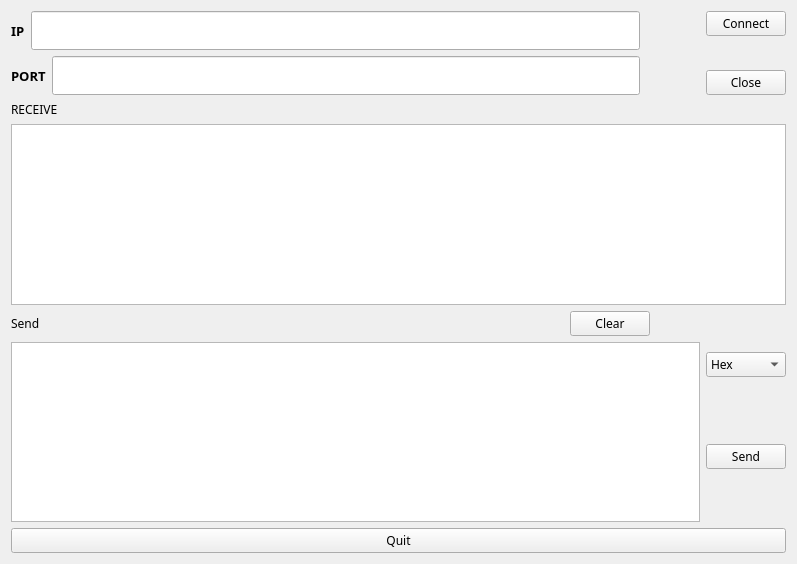
<?xml version="1.0" encoding="UTF-8"?>
<ui version="4.0">
 <class>wifiui</class>
 <widget class="QWidget" name="wifiui">
  <property name="geometry">
   <rect>
    <x>0</x>
    <y>0</y>
    <width>797</width>
    <height>564</height>
   </rect>
  </property>
  <property name="font">
   <font>
    <family>BankGothic Md BT</family>
   </font>
  </property>
  <property name="windowTitle">
   <string>Form</string>
  </property>
  <layout class="QVBoxLayout" name="verticalLayout_6">
   <item>
    <layout class="QHBoxLayout" name="horizontalLayout_3">
     <item>
      <layout class="QVBoxLayout" name="verticalLayout">
       <item>
        <layout class="QHBoxLayout" name="horizontalLayout">
         <item>
          <widget class="QLabel" name="label">
           <property name="font">
            <font>
             <pointsize>10</pointsize>
             <weight>75</weight>
             <bold>true</bold>
            </font>
           </property>
           <property name="text">
            <string>IP</string>
           </property>
          </widget>
         </item>
         <item>
          <widget class="QLineEdit" name="lineEdit_ip">
           <property name="sizePolicy">
            <sizepolicy hsizetype="Expanding" vsizetype="Expanding">
             <horstretch>0</horstretch>
             <verstretch>0</verstretch>
            </sizepolicy>
           </property>
           <property name="font">
            <font>
             <family>Adobe 宋体 Std L</family>
             <pointsize>10</pointsize>
            </font>
           </property>
          </widget>
         </item>
        </layout>
       </item>
       <item>
        <layout class="QHBoxLayout" name="horizontalLayout_2">
         <item>
          <widget class="QLabel" name="label_2">
           <property name="font">
            <font>
             <pointsize>10</pointsize>
             <weight>75</weight>
             <bold>true</bold>
            </font>
           </property>
           <property name="text">
            <string>PORT</string>
           </property>
          </widget>
         </item>
         <item>
          <widget class="QLineEdit" name="lineEdit_port">
           <property name="sizePolicy">
            <sizepolicy hsizetype="Expanding" vsizetype="Expanding">
             <horstretch>0</horstretch>
             <verstretch>0</verstretch>
            </sizepolicy>
           </property>
           <property name="font">
            <font>
             <family>Adobe 宋体 Std L</family>
             <pointsize>10</pointsize>
            </font>
           </property>
          </widget>
         </item>
        </layout>
       </item>
      </layout>
     </item>
     <item>
      <spacer name="horizontalSpacer_2">
       <property name="orientation">
        <enum>Qt::Horizontal</enum>
       </property>
       <property name="sizeType">
        <enum>QSizePolicy::Maximum</enum>
       </property>
       <property name="sizeHint" stdset="0">
        <size>
         <width>60</width>
         <height>20</height>
        </size>
       </property>
      </spacer>
     </item>
     <item>
      <layout class="QVBoxLayout" name="verticalLayout_2">
       <item>
        <widget class="QPushButton" name="pushButton_open">
         <property name="font">
          <font>
           <pointsize>9</pointsize>
          </font>
         </property>
         <property name="text">
          <string>Connect</string>
         </property>
        </widget>
       </item>
       <item>
        <spacer name="verticalSpacer">
         <property name="orientation">
          <enum>Qt::Vertical</enum>
         </property>
         <property name="sizeType">
          <enum>QSizePolicy::Maximum</enum>
         </property>
         <property name="sizeHint" stdset="0">
          <size>
           <width>20</width>
           <height>40</height>
          </size>
         </property>
        </spacer>
       </item>
       <item>
        <widget class="QPushButton" name="pushButton_close">
         <property name="font">
          <font>
           <pointsize>9</pointsize>
          </font>
         </property>
         <property name="text">
          <string>Close</string>
         </property>
        </widget>
       </item>
      </layout>
     </item>
    </layout>
   </item>
   <item>
    <layout class="QVBoxLayout" name="verticalLayout_3">
     <item>
      <widget class="QLabel" name="label_Rev">
       <property name="text">
        <string>RECEIVE</string>
       </property>
      </widget>
     </item>
     <item>
      <widget class="QTextEdit" name="textEdit_Rev">
       <property name="font">
        <font>
         <family>Adobe 宋体 Std L</family>
         <pointsize>10</pointsize>
        </font>
       </property>
       <property name="readOnly">
        <bool>true</bool>
       </property>
      </widget>
     </item>
    </layout>
   </item>
   <item>
    <layout class="QHBoxLayout" name="horizontalLayout_5">
     <item>
      <layout class="QVBoxLayout" name="verticalLayout_5">
       <item>
        <layout class="QHBoxLayout" name="horizontalLayout_4">
         <item>
          <widget class="QLabel" name="label_Send">
           <property name="text">
            <string>Send</string>
           </property>
          </widget>
         </item>
         <item>
          <spacer name="horizontalSpacer">
           <property name="orientation">
            <enum>Qt::Horizontal</enum>
           </property>
           <property name="sizeHint" stdset="0">
            <size>
             <width>40</width>
             <height>20</height>
            </size>
           </property>
          </spacer>
         </item>
         <item>
          <widget class="QPushButton" name="pushButton_3">
           <property name="text">
            <string>Clear</string>
           </property>
          </widget>
         </item>
         <item>
          <spacer name="horizontalSpacer_3">
           <property name="orientation">
            <enum>Qt::Horizontal</enum>
           </property>
           <property name="sizeType">
            <enum>QSizePolicy::Maximum</enum>
           </property>
           <property name="sizeHint" stdset="0">
            <size>
             <width>50</width>
             <height>20</height>
            </size>
           </property>
          </spacer>
         </item>
        </layout>
       </item>
       <item>
        <widget class="QTextEdit" name="textEdit_Send">
         <property name="font">
          <font>
           <family>Adobe 宋体 Std L</family>
           <pointsize>10</pointsize>
          </font>
         </property>
        </widget>
       </item>
      </layout>
     </item>
     <item>
      <layout class="QVBoxLayout" name="verticalLayout_4">
       <item>
        <widget class="QComboBox" name="comboBox">
         <item>
          <property name="text">
           <string>Hex</string>
          </property>
         </item>
         <item>
          <property name="text">
           <string>Utf8</string>
          </property>
         </item>
        </widget>
       </item>
       <item>
        <spacer name="verticalSpacer_2">
         <property name="orientation">
          <enum>Qt::Vertical</enum>
         </property>
         <property name="sizeType">
          <enum>QSizePolicy::Maximum</enum>
         </property>
         <property name="sizeHint" stdset="0">
          <size>
           <width>20</width>
           <height>20</height>
          </size>
         </property>
        </spacer>
       </item>
       <item>
        <widget class="QPushButton" name="pushButton">
         <property name="text">
          <string>Send</string>
         </property>
        </widget>
       </item>
       <item>
        <spacer name="verticalSpacer_3">
         <property name="orientation">
          <enum>Qt::Vertical</enum>
         </property>
         <property name="sizeType">
          <enum>QSizePolicy::Maximum</enum>
         </property>
         <property name="sizeHint" stdset="0">
          <size>
           <width>20</width>
           <height>10</height>
          </size>
         </property>
        </spacer>
       </item>
      </layout>
     </item>
    </layout>
   </item>
   <item>
    <widget class="QPushButton" name="pushButton_2">
     <property name="text">
      <string>Quit</string>
     </property>
    </widget>
   </item>
  </layout>
 </widget>
 <resources/>
 <connections>
  <connection>
   <sender>pushButton_open</sender>
   <signal>released()</signal>
   <receiver>wifiui</receiver>
   <slot>wifiConnect()</slot>
   <hints>
    <hint type="sourcelabel">
     <x>746</x>
     <y>26</y>
    </hint>
    <hint type="destinationlabel">
     <x>15</x>
     <y>491</y>
    </hint>
   </hints>
  </connection>
  <connection>
   <sender>pushButton_close</sender>
   <signal>released()</signal>
   <receiver>wifiui</receiver>
   <slot>wifiClose()</slot>
   <hints>
    <hint type="sourcelabel">
     <x>755</x>
     <y>88</y>
    </hint>
    <hint type="destinationlabel">
     <x>239</x>
     <y>496</y>
    </hint>
   </hints>
  </connection>
  <connection>
   <sender>lineEdit_ip</sender>
   <signal>editingFinished()</signal>
   <receiver>wifiui</receiver>
   <slot>editedToSure()</slot>
   <hints>
    <hint type="sourcelabel">
     <x>127</x>
     <y>42</y>
    </hint>
    <hint type="destinationlabel">
     <x>659</x>
     <y>57</y>
    </hint>
   </hints>
  </connection>
  <connection>
   <sender>lineEdit_port</sender>
   <signal>editingFinished()</signal>
   <receiver>wifiui</receiver>
   <slot>editedToSure()</slot>
   <hints>
    <hint type="sourcelabel">
     <x>270</x>
     <y>79</y>
    </hint>
    <hint type="destinationlabel">
     <x>689</x>
     <y>149</y>
    </hint>
   </hints>
  </connection>
  <connection>
   <sender>pushButton</sender>
   <signal>released()</signal>
   <receiver>wifiui</receiver>
   <slot>msgSend()</slot>
   <hints>
    <hint type="sourcelabel">
     <x>772</x>
     <y>433</y>
    </hint>
    <hint type="destinationlabel">
     <x>602</x>
     <y>361</y>
    </hint>
   </hints>
  </connection>
  <connection>
   <sender>pushButton_3</sender>
   <signal>released()</signal>
   <receiver>textEdit_Rev</receiver>
   <slot>clear()</slot>
   <hints>
    <hint type="sourcelabel">
     <x>567</x>
     <y>317</y>
    </hint>
    <hint type="destinationlabel">
     <x>491</x>
     <y>205</y>
    </hint>
   </hints>
  </connection>
  <connection>
   <sender>pushButton_2</sender>
   <signal>released()</signal>
   <receiver>wifiui</receiver>
   <slot>wifiQuit()</slot>
   <hints>
    <hint type="sourcelabel">
     <x>523</x>
     <y>544</y>
    </hint>
    <hint type="destinationlabel">
     <x>791</x>
     <y>504</y>
    </hint>
   </hints>
  </connection>
 </connections>
 <slots>
  <slot>wifiConnect()</slot>
  <slot>wifiClose()</slot>
  <slot>editedToSure()</slot>
  <slot>msgToShow()</slot>
  <slot>msgSend()</slot>
  <slot>wifiQuit()</slot>
 </slots>
</ui>
